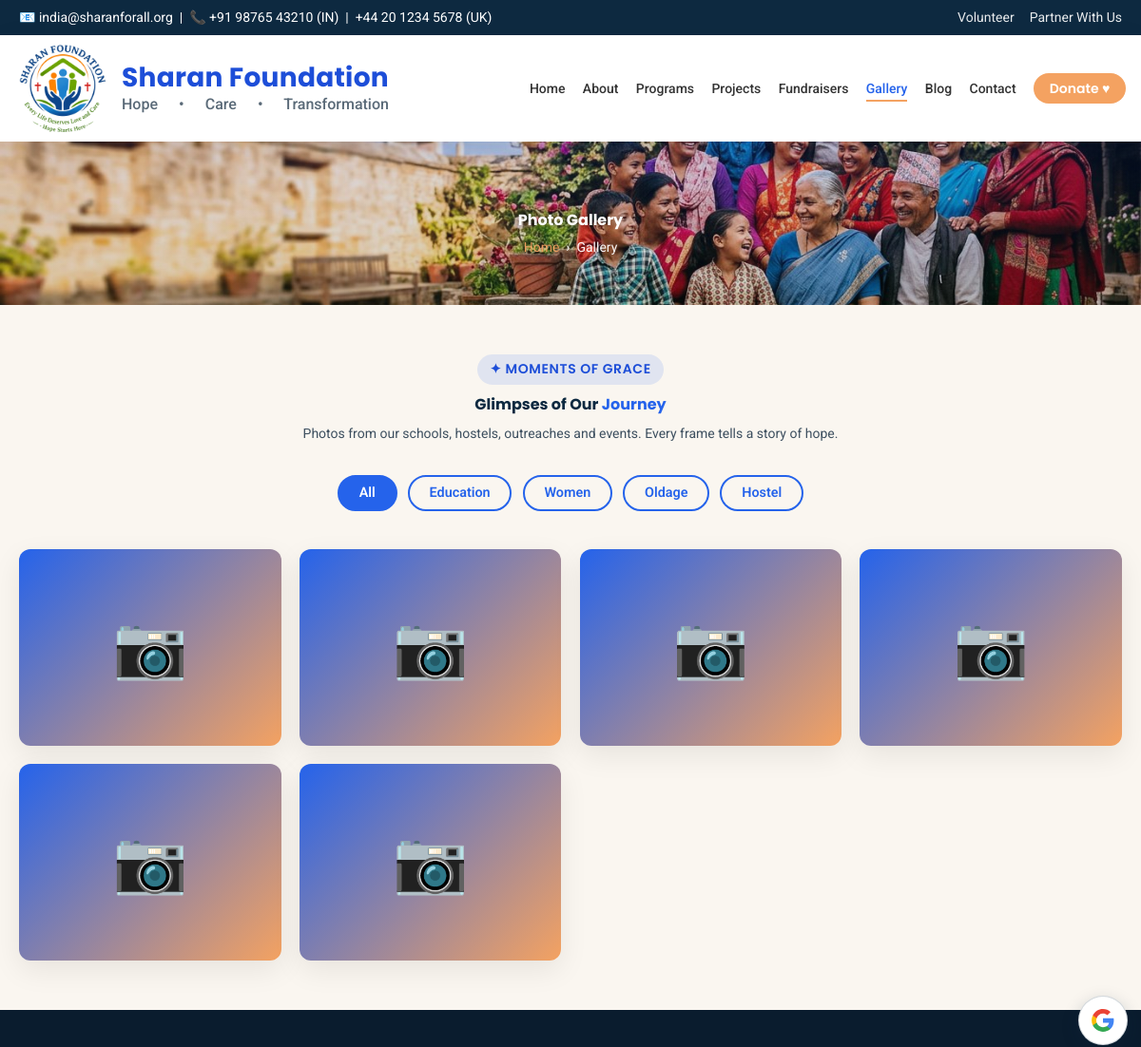
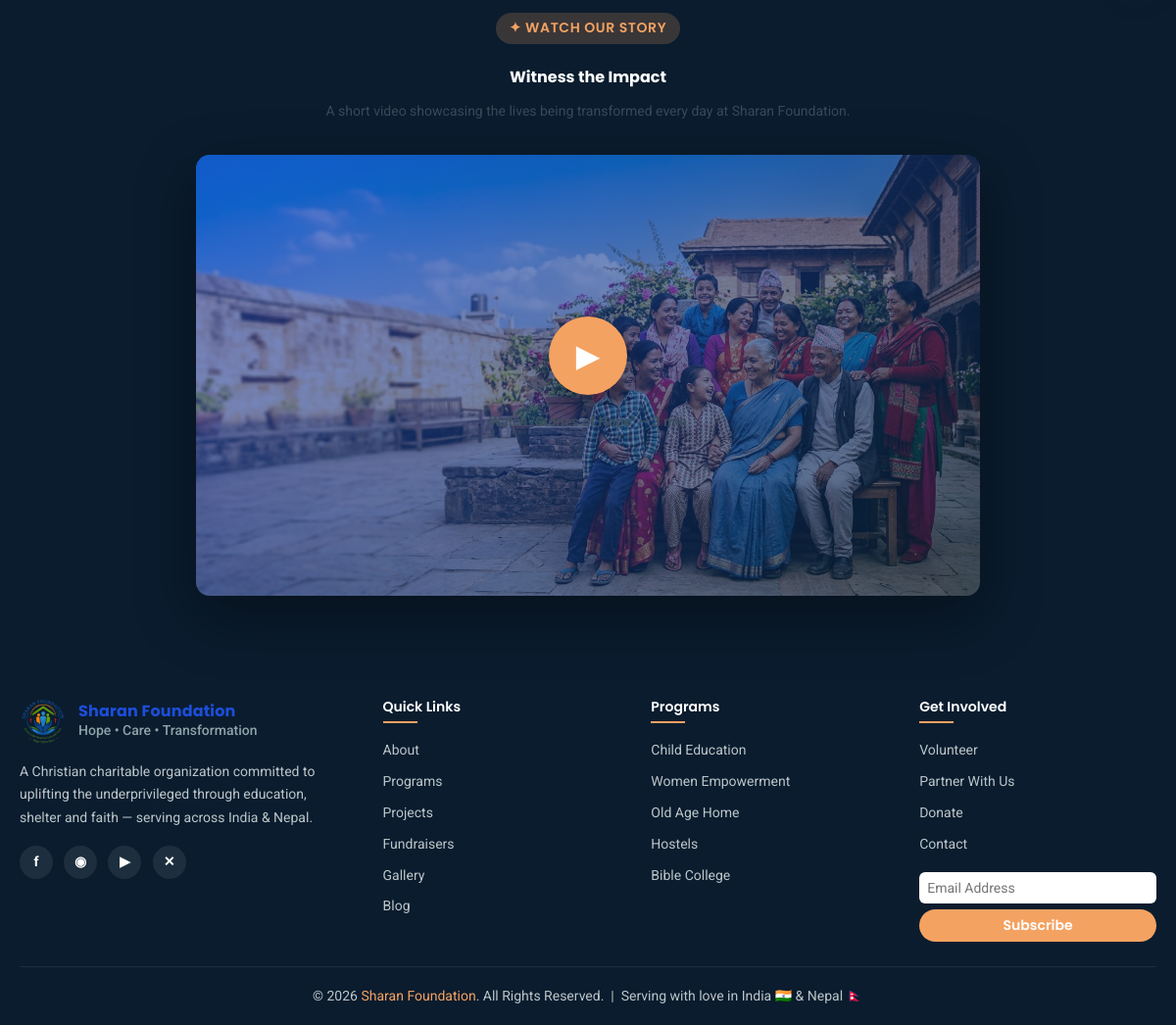
The page /pages/gallery.php on the database its author committed (2 pictures, top to bottom).
### tables this page shows
CREATE TABLE IF NOT EXISTS `settings` (
  `id` INT AUTO_INCREMENT PRIMARY KEY,
  `site_title` VARCHAR(150) DEFAULT 'Sharan Foundation',
  `tagline` VARCHAR(200) DEFAULT 'Hope • Care • Transformation',
  `email_in` VARCHAR(150),
  `email_uk` VARCHAR(150),
  `phone_in` VARCHAR(50),
  `phone_uk` VARCHAR(50),
  `address_in` TEXT,
  `address_uk` TEXT,
  `facebook` VARCHAR(255),
  `instagram` VARCHAR(255),
  `twitter` VARCHAR(255),
  `youtube` VARCHAR(255),
  `about_short` TEXT,
  `mission` TEXT,
  `vision` TEXT,
  `values_text` TEXT,
  `updated_at` TIMESTAMP DEFAULT CURRENT_TIMESTAMP ON UPDATE CURRENT_TIMESTAMP
);

CREATE TABLE IF NOT EXISTS `gallery` (
  `id` INT AUTO_INCREMENT PRIMARY KEY,
  `title` VARCHAR(200) NOT NULL,
  `caption` VARCHAR(255),
  `category` ENUM('education','women','oldage','hostel','bible','events') DEFAULT 'events',
  `image` VARCHAR(255) NOT NULL,
  `display_order` INT DEFAULT 0,
  `created_at` TIMESTAMP DEFAULT CURRENT_TIMESTAMP
);

### includes/i18n.php (called while the page is built, shortened)
<?php
$_en_file = __DIR__ . '/../lang/en.php';
$T = is_file($_en_file) ? require $_en_file : [];
function t($key, $default = null) {
    global $T;
    return $T[$key] ?? ($default ?? $key);
}
function tr_field($row, $field) {
    return $row[$field] ?? '';
}
function current_lang() {
    return 'en';
}
function gt_language_catalog() {
    return [
        'en'    => ['English',   'English',       '🇬🇧'],
        'hi'    => ['Hindi',     'हिन्दी',        '🇮🇳'],
        'fi'    => ['Finnish',   'Suomi',         '🇫🇮'],
        'mr'    => ['Marathi',   'मराठी',         '🇮🇳'],
        'gu'    => ['Gujarati',  'ગુજરાતી',       '🇮🇳'],
        'pa'    => ['Punjabi',   'ਪੰਜਾਬੀ',        '🇮🇳'],
        'bn'    => ['Bengali',   'বাংলা',         '🇧🇩'],
        'ta'    => ['Tamil',     'தமிழ்',         '🇮🇳'],
        'te'    => ['Telugu',    'తెలుగు',        '🇮🇳'],
        'kn'    => ['Kannada',   'ಕನ್ನಡ',         '🇮🇳'],
        'ml'    => ['Malayalam', 'മലയാളം',       '🇮🇳'],
        'ur'    => ['Urdu',      'اردو',          '🇵🇰'],
        'ne'    => ['Nepali',    'नेपाली',        '🇳🇵'],
        'de'    => ['German',    'Deutsch',       '🇩🇪'],
        'fr'    => ['French',    'Français',      '🇫🇷'],
        'es'    => ['Spanish',   'Español',       '🇪🇸'],
        'pt'    => ['Portuguese','Português',     '🇵🇹'],
        'it'    => ['Italian',   'Italiano',      '🇮🇹'],
        'nl'    => ['Dutch',     'Nederlands',    '🇳🇱'],
        'sv'    => ['Swedish',   'Svenska',       '🇸🇪'],
        'da'    => ['Danish',    'Dansk',         '🇩🇰'],
        'tr'    => ['Turkish',   'Türkçe',        '🇹🇷'],
        'ru'    => ['Russian',   'Русский',       '🇷🇺'],
        'ar'    => ['Arabic',    'العربية',       '🇸🇦'],
        'zh-CN' => ['Chinese (Simplified)', '简体中文', '🇨🇳'],
        'ja'    => ['Japanese',  '日本語',         '🇯🇵'],
        'ko'    => ['Korean',    '한국어',          '🇰🇷'],
    ];
}
function site_language_codes() {
    $raw  = function_exists('get_setting') ? get_setting('site_languages', 'en,hi,fi') : 'en,hi,fi';
    $cat  = gt_language_catalog();
    $out  = [];
    foreach (array_map('trim', explode(',', (string)$raw)) as $c) {
        if (isset($cat[$c]) && !in_array($c, $out, true)) $out[] = $c;
    }
    return $out ?: ['en', 'hi', 'fi'];
}

### includes/functions.php (called while the page is built, shortened)
<?php
function e($s){ return htmlspecialchars($s ?? '', ENT_QUOTES, 'UTF-8'); }
function site_media_path($slug, $default = ''){
    static $cache = null;
    if ($cache === null) {
        global $pdo;
        $cache = [];
        try {
            foreach ($pdo->query("SELECT slug, path FROM site_media")->fetchAll() as $r) {
                $cache[$r['slug']] = $r['path'];
            }
        } catch (Throwable $e) {  }
    }
    $p = $cache[$slug] ?? $default;
    return $p !== '' && $p !== null ? $p : $default;
}
function site_image_url($slug, $default = ''){
    $p = site_media_path($slug, $default);
    return $p !== '' ? BASE_URL . ltrim($p, '/') : '';
}
function site_bg_attr($slug, $gradient = null, $default = ''){
    $u = site_image_url($slug, $default);
    $img = "url('" . $u . "')";
    $bg  = $gradient ? $gradient . ', ' . $img : $img;
    return 'background-image:' . $bg . ';background-size:cover;background-position:center';
}
function get_setting($key, $default = ''){
    global $pdo;
    static $cache = null;
    if ($cache === null) {
        $row = $pdo->query("SELECT * FROM settings LIMIT 1")->fetch();
        $cache = $row ?: [];
    }
    return $cache[$key] ?? $default;
}

### pages/gallery.php (the view, shortened to what this page needs)
<?php
require_once __DIR__ . '/../config/database.php';
require_once __DIR__ . '/../includes/functions.php';
$images = $pdo->query("SELECT * FROM gallery ORDER BY display_order, id DESC")->fetchAll();
require_once __DIR__ . '/../includes/i18n.php';
$current_page = 'gallery';
require __DIR__ . '/../includes/public_header.php';
$cats_in_db = $pdo->query("SELECT DISTINCT category FROM gallery ORDER BY category")->fetchAll(PDO::FETCH_COLUMN);
?>
<section class="page-header" style="<?= e(site_bg_attr('banner_gallery', 'linear-gradient(rgba(29,78,216,.15),rgba(26,46,53,.15))', 'images/hero.jpg')) ?>">
  <div class="container">
    <h1><?= e(t('page_gallery')) ?></h1>
    <div class="breadcrumb"><a href="<?= BASE_URL ?>"><?= e(t('home')) ?></a> &nbsp;›&nbsp; <?= e(t('nav_gallery')) ?></div>
  </div>
</section>
<section class="sec-cream">
  <div class="container">
    <div class="section-head">
      <span class="tag">✦ MOMENTS OF GRACE</span>
      <h2>Glimpses of Our <span>Journey</span></h2>
      <p>Photos from our schools, hostels, outreaches and events. Every frame tells a story of hope.</p>
    </div>
    <?php if (count($cats_in_db) > 1): ?>
    <div class="filters">
      <button class="filter-btn active" data-filter="all"><?= e(t('all')) ?></button>
      <?php foreach ($cats_in_db as $c): ?>
        <button class="filter-btn" data-filter="<?= e($c) ?>"><?= ucfirst(e($c)) ?></button>
      <?php endforeach; ?>
    </div>
    <?php endif; ?>
    <?php if (!$images): ?>
      <p style="text-align:center;color:var(--gray);padding:3rem 0">No images yet. Please check back soon!</p>
    <?php else: ?>
    <div class="gallery-grid">
      <?php foreach ($images as $img):
        $url = BASE_URL . e($img['image']);
        $has_img = !empty($img['image']) && file_exists(__DIR__ . '/../' . $img['image']);
      ?>
        <div class="gallery-item"
             data-category="<?= e($img['category']) ?>"
             data-src="<?= $url ?>"
             data-caption="<?= e(tr_field($img, 'caption')) ?>"
             style="background-image:url('<?= $has_img ? $url : '' ?>');<?= !$has_img ? 'background:linear-gradient(135deg,#2563eb,#f4a261);display:grid;place-items:center;color:#fff;font-size:4rem' : '' ?>">
          <?php if (!$has_img): ?>📷<?php endif; ?>
        </div>
      <?php endforeach; ?>
    </div>
    <?php endif; ?>
  </div>
</section>
<section style="background:#0a1c2e;color:#fff;text-align:center">
  <div class="container">
    <span class="tag" style="background:rgba(244,162,97,.2);color:var(--accent)">✦ WATCH OUR STORY</span>
    <h2 style="color:#fff;margin:.8rem 0">Witness the Impact</h2>
    <p style="opacity:.9;max-width:600px;margin:0 auto 2rem">A short video showcasing the lives being transformed every day at Sharan Foundation.</p>
    <div style="max-width:800px;margin:0 auto;aspect-ratio:16/9;background:linear-gradient(135deg,#1d4ed8,#0d2940);border-radius:14px;display:grid;place-items:center;box-shadow:0 20px 60px rgba(0,0,0,.4);cursor:pointer;position:relative;overflow:hidden">
      <div style="position:relative;z-index:2;text-align:center">
        <div style="width:80px;height:80px;border-radius:50%;background:var(--accent);display:grid;place-items:center;font-size:2rem;color:#fff;margin:0 auto 1rem;box-shadow:0 10px 30px rgba(0,0,0,.4)">▶</div>
        <p style="font-weight:600">Watch "Stories of Hope" — 3 min</p>
      </div>
    </div>
  </div>
</section>
<?php require __DIR__ . '/../includes/public_footer.php'; ?>

### includes/public_header.php (shortened to what this page needs)
<?php
require_once __DIR__ . '/../config/database.php';
require_once __DIR__ . '/functions.php';
require_once __DIR__ . '/i18n.php';
$current_page = $current_page ?? '';
$BU = BASE_URL;
$LANG = current_lang();
$gt_codes = json_encode(site_language_codes());
?><!DOCTYPE html>
<html lang="<?= e($LANG) ?>">
<head>
<link rel="stylesheet" href="<?= $BU ?>css/style.css" />
</head>
<body>
<div class="gt-float" id="gt_float" title="Translate this website / अनुवाद करें" aria-label="Google Translate – select language">
  <span class="gt-fallback" aria-hidden="true">
  </span>
</div>
<div class="topbar">
  <div class="container">
    <div>📧 <?= e(get_setting('email_in','contact@sharanforall.org')) ?> &nbsp;|&nbsp; 📞 <?= e(get_setting('phone_in','+91 98765 43210')) ?> (IN) &nbsp;|&nbsp; <?= e(get_setting('phone_uk','+44 20 1234 5678')) ?> (UK)</div>
    <div style="display:flex;align-items:center;flex-wrap:wrap">
      <a href="<?= $BU ?>pages/volunteer.php"><?= e(t('nav_volunteer')) ?></a>
      <a href="<?= $BU ?>pages/partner.php"><?= e(t('nav_partner')) ?></a>
    </div>
  </div>
</div>
<header class="nav">
  <div class="nav-inner">
    <a href="<?= $BU ?>" class="logo" aria-label="Sharan Foundation – Home">
      <div class="logo-mark"><img src="<?= $BU ?>images/logo.png" alt="Sharan Foundation logo"></div>
      <div class="logo-text">
        <span class="logo-name">Sharan Foundation</span>
        <small><?= e(t('site_tagline')) ?></small>
      </div>
    </a>
    <nav>
      <ul id="navlist">
        <li><a href="<?= $BU ?>" class="<?= $current_page==='home'?'active':'' ?>"><?= e(t('nav_home')) ?></a></li>
        <li><a href="<?= $BU ?>pages/about.php" class="<?= $current_page==='about'?'active':'' ?>"><?= e(t('nav_about')) ?></a></li>
        <li><a href="<?= $BU ?>pages/programs.php" class="<?= $current_page==='programs'?'active':'' ?>"><?= e(t('nav_programs')) ?></a></li>
        <li><a href="<?= $BU ?>pages/projects.php" class="<?= $current_page==='projects'?'active':'' ?>"><?= e(t('nav_projects')) ?></a></li>
        <li><a href="<?= $BU ?>pages/fundraisers.php" class="<?= $current_page==='fundraisers'?'active':'' ?>"><?= e(t('nav_fundraisers')) ?></a></li>
        <li><a href="<?= $BU ?>pages/gallery.php" class="<?= $current_page==='gallery'?'active':'' ?>"><?= e(t('nav_gallery')) ?></a></li>
        <li><a href="<?= $BU ?>pages/blog.php" class="<?= $current_page==='blog'?'active':'' ?>"><?= e(t('nav_blog')) ?></a></li>
        <li><a href="<?= $BU ?>pages/contact.php" class="<?= $current_page==='contact'?'active':'' ?>"><?= e(t('nav_contact')) ?></a></li>
        <li><a href="<?= $BU ?>pages/donate.php" class="btn btn-primary"><?= e(t('nav_donate')) ?> ♥</a></li>
      </ul>
    </nav>
  </div>
</header>

### includes/public_footer.php (shortened to what this page needs)
<?php $BU = BASE_URL; ?>
<footer>
  <div class="container">
    <div class="foot-grid">
      <div class="foot">
        <div class="logo">
          <div class="logo-mark"><img src="<?= $BU ?>images/logo.png" alt="Sharan Foundation logo"></div>
          <div class="logo-text">
            <span class="logo-name">Sharan Foundation</span>
            <small><?= e(t('site_tagline')) ?></small>
          </div>
        </div>
        <p><?= e(get_setting('about_short')) ?></p>
        <div class="socials">
          <a href="<?= e(get_setting('facebook','#')) ?>" title="Facebook">f</a>
          <a href="<?= e(get_setting('instagram','#')) ?>" title="Instagram">◉</a>
          <a href="<?= e(get_setting('youtube','#')) ?>" title="YouTube">▶</a>
          <a href="<?= e(get_setting('twitter','#')) ?>" title="Twitter">✕</a>
        </div>
      </div>
      <div class="foot"><h4><?= e(t('quick_links')) ?></h4><ul>
        <li><a href="<?= $BU ?>pages/about.php"><?= e(t('nav_about')) ?></a></li>
        <li><a href="<?= $BU ?>pages/programs.php"><?= e(t('nav_programs')) ?></a></li>
        <li><a href="<?= $BU ?>pages/projects.php"><?= e(t('nav_projects')) ?></a></li>
        <li><a href="<?= $BU ?>pages/fundraisers.php"><?= e(t('nav_fundraisers')) ?></a></li>
        <li><a href="<?= $BU ?>pages/gallery.php"><?= e(t('nav_gallery')) ?></a></li>
        <li><a href="<?= $BU ?>pages/blog.php"><?= e(t('nav_blog')) ?></a></li>
      </ul></div>
      <div class="foot"><h4><?= e(t('nav_programs')) ?></h4><ul>
        <li><a href="<?= $BU ?>pages/programs.php#child-education">Child Education</a></li>
        <li><a href="<?= $BU ?>pages/programs.php#women">Women Empowerment</a></li>
        <li><a href="<?= $BU ?>pages/programs.php#oldage">Old Age Home</a></li>
        <li><a href="<?= $BU ?>pages/programs.php#girls-hostel">Hostels</a></li>
        <li><a href="<?= $BU ?>pages/programs.php#bible-college">Bible College</a></li>
      </ul></div>
      <div class="foot"><h4><?= e(t('get_involved')) ?></h4><ul>
        <li><a href="<?= $BU ?>pages/volunteer.php"><?= e(t('nav_volunteer')) ?></a></li>
        <li><a href="<?= $BU ?>pages/partner.php"><?= e(t('nav_partner')) ?></a></li>
        <li><a href="<?= $BU ?>pages/donate.php"><?= e(t('nav_donate')) ?></a></li>
        <li><a href="<?= $BU ?>pages/contact.php"><?= e(t('nav_contact')) ?></a></li>
      </ul>
      <form action="<?= $BU ?>api/submit_newsletter.php" method="post" style="margin-top:1rem">
        <input type="email" name="email" placeholder="<?= e(t('email_address')) ?>" required style="width:100%;padding:.5rem;border-radius:6px;border:none;margin-bottom:.4rem;color:#333">
        <button class="btn btn-primary" style="width:100%;padding:.5rem"><?= e(t('btn_subscribe')) ?></button>
      </form>
      </div>
    </div>
    <div class="copy">© <?= date('Y') ?> <span>Sharan Foundation</span>. <?= e(t('all_rights')) ?>. &nbsp;|&nbsp; <?= e(t('serving_love')) ?></div>
  </div>
</footer>
</body>
</html>

### includes/public_header.php (style rules this page uses)
.gt-float { position:fixed; right:14px; top:50%; margin-top:-26px; z-index:10050; width:52px;height:52px; display:flex !important; align-items:center;justify-content:center; background:#fff; border:1px solid rgba(13,41,64,.18); border-radius:50%; box-shadow:0 6px 18px rgba(13,41,64,.22); cursor:pointer; overflow:visible; visibility:visible !important; opacity:1 !important; pointer-events:auto !important; }
.gt-fallback { position:absolute;inset:0; display:grid;place-items:center; pointer-events:none; z-index:0; }
.gt-g-icon { display:block;width:26px;height:26px }
body { top:0 !important }
body,p,li,td,th,label,input,textarea,select,.help,.breadcrumb,.tag,.section-head p, .foot p,.foot li,.copy,nav a,.topbar,.topbar a,.checkbox-row span,.form-group .help { font-size:14px !important; }
body,p,li,td,th,label,input,textarea,select { font-family:'Roboto','Poppins',sans-serif }
h1,h2,.section-head h2,.page-header h1,.hero h1,.donate-hero h1,.fr-hero h1,.post-hero h1, .cta-band h2,.impact h2,.prog-content h2,.story h2,.about-text h2 { font-size:16px !important; font-family:'Poppins','Roboto',sans-serif !important; font-weight:700; line-height:1.35; }
h3,h4,h5,h6,.form-section h3,.contact-info h3,.why-card h4,.ptype h4,.program h3,.mv-card h3, .loc-card h3,.proj-body h3,.post h3,.team-body h4,.test-author h4,.bank-details h3,.bank-grid h4, .hero .subtitle,.prog-content .sub,.foot h4,.payment-methods h3 { font-size:14px !important; font-family:'Poppins','Roboto',sans-serif !important; font-weight:600; line-height:1.4; }
.btn,button.btn,.submit-btn,nav a.btn,input[type=submit],button[type=submit] { font-size:14px !important; font-family:'Poppins','Roboto',sans-serif !important; }
header.nav .logo-name { font-size:var(--logo-name-size,28px) !important; font-family:'Poppins','Roboto',sans-serif !important; font-weight:700; line-height:1.1; }
header.nav .logo-text small { font-size:var(--logo-sub-size,16px) !important; font-family:'Roboto','Poppins',sans-serif !important; font-weight:500; line-height:1.2; }
footer .logo-name { font-size:16px !important;font-family:'Poppins','Roboto',sans-serif !important }
footer .logo-text small { font-size:14px !important;font-family:'Roboto','Poppins',sans-serif !important }

### rows shown on the page
settings: email_in "india@sharanforall.org", phone_in "+91 98765 43210", phone_uk "+44 20 1234 5678", about_short "A Christian charitable organization committed to uplifting the underprivileged through education, shelter and faith — serving across India & Nepal."

### other values the page prints
t('nav_volunteer') "Volunteer"
t('nav_partner') "Partner With Us"
t('site_tagline') "Hope • Care • Transformation"
t('nav_home') "Home"
t('nav_about') "About"
t('nav_programs') "Programs"
t('nav_projects') "Projects"
t('nav_fundraisers') "Fundraisers"
t('nav_gallery') "Gallery"
t('nav_blog') "Blog"
t('nav_contact') "Contact"
t('nav_donate') "Donate"
t('page_gallery') "Photo Gallery"
t('home') "Home"
t('all') "All"
